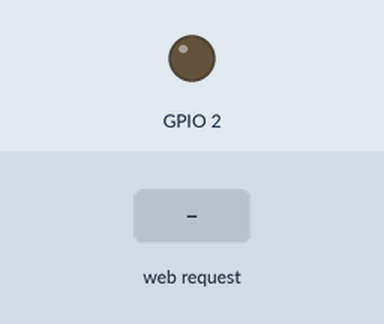
A program run on a simulated ESP32. Shown: output pins drawn as LEDs (lit = HIGH). Inputs (shaded band) come from the test bench. WiFi joins after 1.5 s; servers stay silent unless stated; a WiFi scan finds three made-up networks; what the program prints to the serial monitor is not drawn.

Above: at 5.2 s.
5.3 s: HTTP request GET /H received
At 6.4 s:
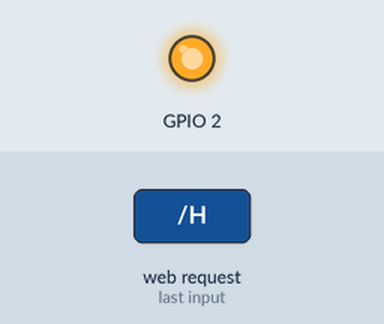
6.8 s: HTTP request GET /L received
At 7.6 s:
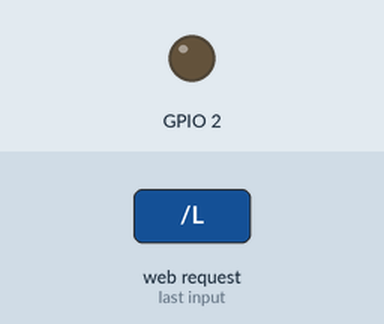
Timing chart, 0 to 9.8 s (numbered marks = the images above; inputs shaded):
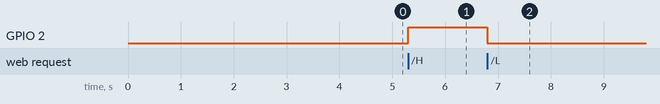

Measured:
- after the input at 5.3 s, GPIO 2: LOW → HIGH at once
- after the input at 6.8 s, GPIO 2: HIGH → LOW at once

The program:

main.cpp
```cpp
#include <Arduino.h>
#include <WiFi.h>

const char *ssid = "virus5";
const char *password = "a1b2c3d4";
WiFiServer server(80);

// Función para conectar a la red WiFi
void conectarRedWifi() {
    WiFi.begin(ssid, password);
    Serial.print("Estableciendo conexion WiFi..");
    while (WiFi.status() != WL_CONNECTED) {
        delay(1000);
        Serial.print(".");
    }
    Serial.println("\nConectado a la red WiFi");
    Serial.print("IP local: ");
    Serial.println(WiFi.localIP());
    server.begin();
}

// Función que devuelve el tipo de cifrado de la red WiFi
String getTipoCifrado(wifi_auth_mode_t tipoCifrado) {
    switch (tipoCifrado) {
        case WIFI_AUTH_OPEN: return "Abierta";
        case WIFI_AUTH_WEP: return "WEP";
        case WIFI_AUTH_WPA_PSK: return "WPA_PSK";
        case WIFI_AUTH_WPA2_PSK: return "WPA2_PSK";
        case WIFI_AUTH_WPA_WPA2_PSK: return "WPA_WPA2_PSK";
        case WIFI_AUTH_WPA2_ENTERPRISE: return "WPA2_ENTERPRISE";
        default: return "Desconocido";
    }
}

// Función para escanear redes WiFi
void escanearRedes() {
    int numberOfNetworks = WiFi.scanNetworks();
    Serial.print("Numero de redes encontradas: ");
    Serial.println(numberOfNetworks);
    for (int i = 0; i < numberOfNetworks; i++) {
        Serial.print("Nombre de red: ");
        Serial.println(WiFi.SSID(i));
        Serial.print("Fuerza de la señal: ");
        Serial.println(WiFi.RSSI(i));
        Serial.print("Direccion MAC: ");
        Serial.println(WiFi.BSSIDstr(i));
        Serial.print("Tipo de cifrado: ");
        Serial.println(getTipoCifrado(WiFi.encryptionType(i)));
        Serial.println("-----------------------");
    }
}

void setup() {
    Serial.begin(115200);
    pinMode(2, OUTPUT);
    escanearRedes();
    conectarRedWifi();
}

void loop() {
    WiFiClient cliente = server.available();
    if (cliente) {
        String mensaje = "";
        Serial.println("Llego un nuevo cliente");
        while (cliente.connected()) {
            if (cliente.available()) {
                char letra = cliente.read();
                Serial.write(letra);
                if (letra == '\n') {  // Detecta un salto de línea
                    if (mensaje.length() == 0) {
                        cliente.println("HTTP/1.1 200 OK");
                        cliente.println("Content-type:text/html");
                        cliente.println();
                        cliente.println("<br>Clic <a href=\"H\">aqui</a> para encender la lampara<br>");
                        cliente.println("Clic <a href=\"L\">aqui</a> para apagar la lampara");
                        cliente.println();
                        break;
                    } else {
                        mensaje = "";
                    }
                } else if (letra != '\r') {
                    mensaje += letra;
                }
                if (mensaje.endsWith("GET /H")) {
                    digitalWrite(2, HIGH);
                }
                if (mensaje.endsWith("GET /L")) {
                    digitalWrite(2, LOW);
                }
            }
        }
        Serial.println("Fin de conexion");
        cliente.stop();
    }
}
```
